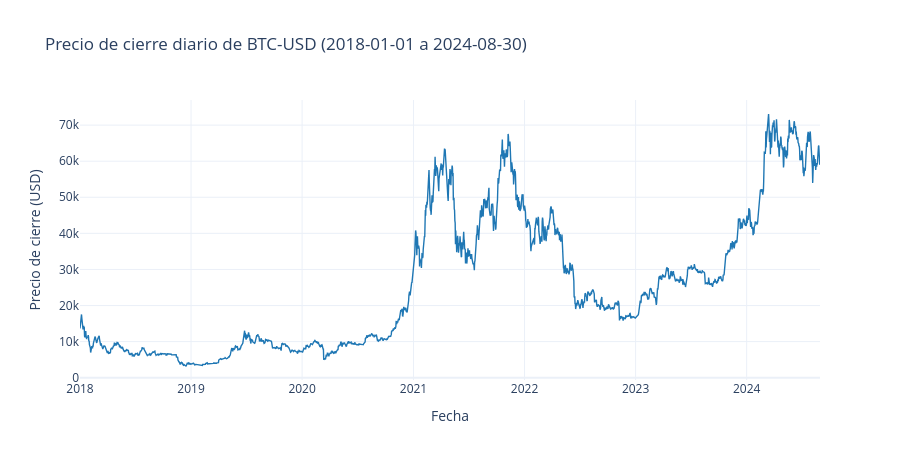

Notebook cell for this chart:
### Markdown cell above
---

# 8. Análisis exploratorio

### 🎯 ¿Qué queremos hacer?
Mirar la serie antes de modelarla: forma general, cambios de régimen, volatilidad y actividad.

### 🧠 ¿Por qué lo hacemos?
La elección del modelo debería seguir a la observación, no al revés. De esta exploración saldrán
decisiones concretas: si la tendencia es lineal o necesita quiebres, si hay estacionalidad visible y
si la variabilidad crece con el nivel (lo que inclinaría la balanza hacia una estacionalidad
*multiplicativa*).

## 8.1 Precio histórico de cierre

### Code cell
fig = go.Figure()
fig.add_trace(
    go.Scatter(
        x=df["Date"], y=df["Close"],
        mode="lines", name="Cierre BTC-USD",
        line=dict(color="#1f77b4", width=1.4),
        hovertemplate="%{x|%d %b %Y}<br>%{y:$,.0f}<extra></extra>",
    )
)
fig.update_layout(
    title=f"Precio de cierre diario de {TICKER} ({FECHA_INICIO} a {FECHA_FIN})",
    xaxis_title="Fecha", yaxis_title="Precio de cierre (USD)",
    template="plotly_white", height=460, hovermode="x unified",
)
fig.show()

### Figure 1 — Plotly figure (JSON) as saved in the notebook; plotly's stock layout.template omitted (floating-point values rounded to 4 significant figures; data arrays with more than 128 entries replaced by an {"elided": "..."} marker saying what was removed)
{"data": [{"hovertemplate": "%{x|%d %b %Y}<br>%{y:$,.0f}<extra></extra>", "line": {"color": "#1f77b4", "width": 1.4}, "mode": "lines", "name": "Cierre BTC-USD", "type": "scatter", "x": {"elided": "2433 str values"}, "y": {"elided": "2433 float values"}}], "layout": {"height": 460, "hovermode": "x unified", "title": {"text": "Precio de cierre diario de BTC-USD (2018-01-01 a 2024-08-30)"}, "xaxis": {"title": {"text": "Fecha"}}, "yaxis": {"title": {"text": "Precio de cierre (USD)"}}}}
